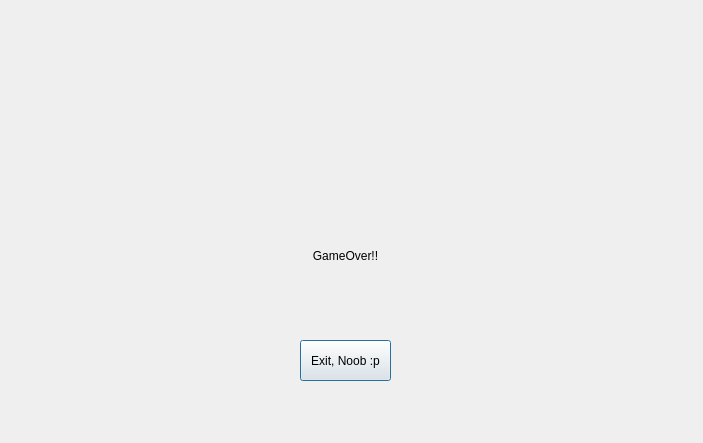
<?xml version="1.0" encoding="UTF-8"?>
<ui version="4.0">
 <class>GameOver</class>
 <widget class="QDialog" name="GameOver">
  <property name="geometry">
   <rect>
    <x>0</x>
    <y>0</y>
    <width>703</width>
    <height>443</height>
   </rect>
  </property>
  <property name="windowTitle">
   <string>GameOver</string>
  </property>
  <widget class="QLabel" name="label">
   <property name="geometry">
    <rect>
     <x>0</x>
     <y>0</y>
     <width>711</width>
     <height>451</height>
    </rect>
   </property>
   <property name="styleSheet">
    <string notr="true">border-image: url(:/Agents/death.jpg);</string>
   </property>
   <property name="text">
    <string/>
   </property>
  </widget>
  <widget class="QLabel" name="label_2">
   <property name="geometry">
    <rect>
     <x>210</x>
     <y>200</y>
     <width>271</width>
     <height>111</height>
    </rect>
   </property>
   <property name="styleSheet">
    <string notr="true">font: 75 14pt &quot;MS Shell Dlg 2&quot;;
</string>
   </property>
   <property name="text">
    <string>GameOver!!</string>
   </property>
   <property name="alignment">
    <set>Qt::AlignCenter</set>
   </property>
  </widget>
  <widget class="QPushButton" name="pushButton">
   <property name="geometry">
    <rect>
     <x>300</x>
     <y>340</y>
     <width>91</width>
     <height>41</height>
    </rect>
   </property>
   <property name="styleSheet">
    <string notr="true">.pushButton {
  display: inline-block;
  border-radius: 4px;
  background-color: #f4511e;
  border: none;
  color: #FFFFFF;
  text-align: center;
  font-size: 28px;
  padding: 20px;
  width: 200px;
  transition: all 0.5s;
  cursor: pointer;
  margin: 5px;
}

.pushButton span {
  cursor: pointer;
  display: inline-block;
  position: relative;
  transition: 0.5s;
}

.pushButton span:after {
  content: '\00bb';
  position: absolute;
  opacity: 0;
  top: 0;
  right: -20px;
  transition: 0.5s;
}

.pushButton:hover span {
  padding-right: 25px;
}

.pushButton:hover span:after {
  opacity: 1;
  right: 0;
}</string>
   </property>
   <property name="text">
    <string>Exit, Noob :p</string>
   </property>
  </widget>
 </widget>
 <resources/>
 <connections/>
</ui>
